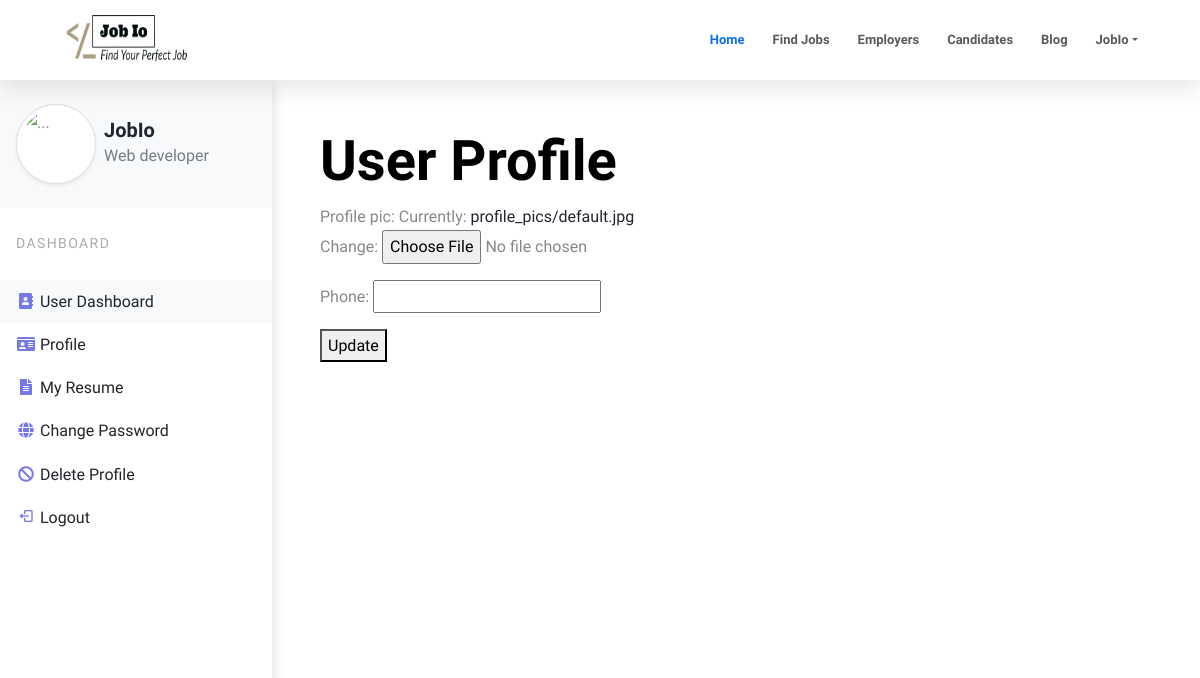
Page /accounts/my-profiles/4 (signed in) on the earlier database version.
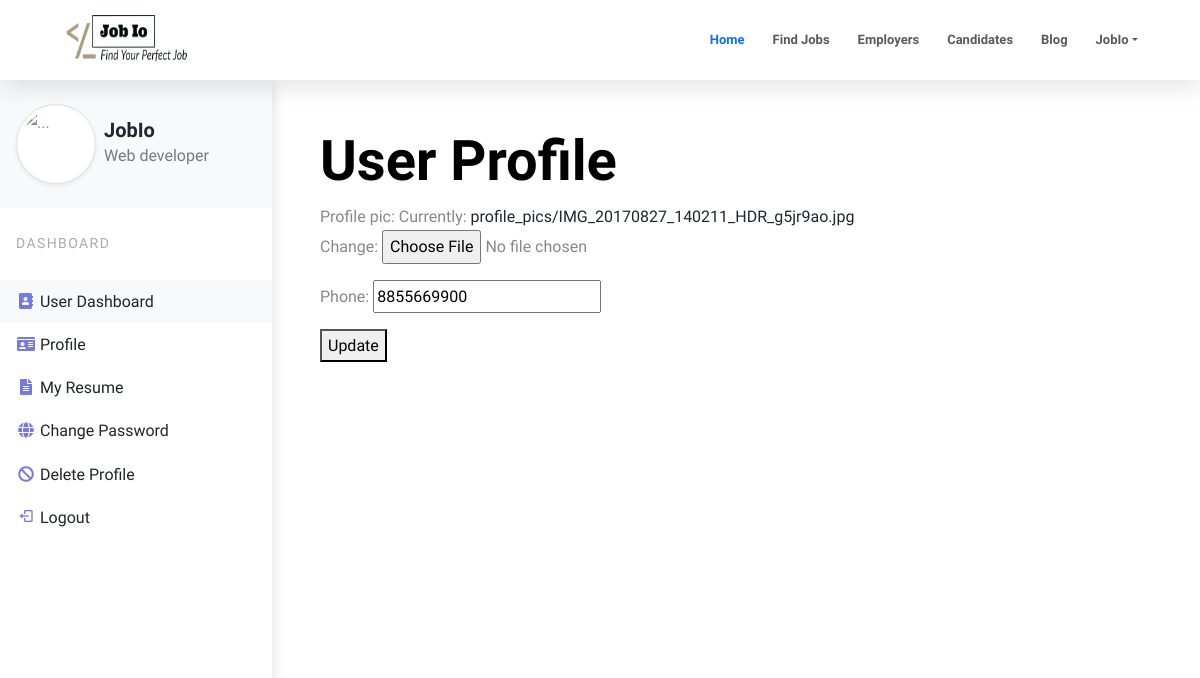
Same page on the later database version.
### accounts/models.py (models this page shows, shortened)
class EmployerProfile(models.Model):
    employer = models.OneToOneField(Employer, on_delete=models.CASCADE)
    profile_pic = models.ImageField(default='profile_pics/default.jpg', upload_to='profile_pics')
    phone_regex = RegexValidator( regex = r'^\d{10}$',message = "phone number should exactly be in 10 digits")
    phone = models.CharField(max_length=255, validators=[phone_regex], blank = True, null=True)

### accounts/views.py (the view)
# urls.py: path('my-profiles/<int:pk>', views.UpdateEmployerProfile.as_view(), name="profile-employer"),
class UpdateEmployerProfile(UpdateView):
    model = EmployerProfile
    form_class = UpdateEmployerProfileForm
    template_name = 'accounts/myemployerprofile.html'
    extra_context = {'login_form':AuthenticationForm, 'reg_form':EmployeeRegistrationForm, 'reg_employer_form':EmployerRegistrationForm}
    success_url = '/accounts/user-dashboard/'

### accounts/forms.py
class UpdateEmployerProfileForm(forms.ModelForm):
    class Meta:
        model = EmployerProfile
        fields = [
            'profile_pic',
            'phone',
        ]

### accounts/templatetags/custom_filters.py (called while the page is built)
def add_class(value, token):
    value.field.widget.attrs['class']=token
    return value

def add_placeholder(value, token):
    value.field.widget.attrs['placeholder']=token
    return value

### templates/accounts/myemployerprofile.html (shortened to what this page needs)
{% extends 'index.html' %}
{% load static %}
{% load custom_filters %}
{% block head %}
<link rel="stylesheet" href="{% static 'css/profile.css' %}">
{% endblock head %}
{% block content %}
<div class="vertical-nav bg-white" id="sidebar">
    <div class="py-4 px-3 mb-4 bg-light">
        <div class="media d-flex align-items-center">
            <img loading="lazy" src="{{ user.employerprofile.profile_pic.url }}" alt="..." width="80" height="80"
                class="mr-3 rounded-circle img-thumbnail shadow-sm">
            <div class="media-body">
                <h5 class="m-0 mx-2">{{user.name}}</h5>
                <p class="font-weight-normal text-muted mx-2 mb-0">Web developer</p>
            </div>
        </div>
    </div>
    <p class="text-gray font-weight-bold text-uppercase px-3 small pb-4 mb-0">Dashboard</p>
    <ul class="nav flex-column bg-white mb-0">
        <li class="nav-item">
            <a href="{% url 'user-dashboard' %}" class="nav-link text-dark bg-light">
                <i class="fa fa-address-book mr-3 text-primary fa-fw"></i>
                User Dashboard
            </a>
        </li>
        {% if request.user.type == "EMPLOYEE" %}
        <li class="nav-item">
            <a href="{% url 'profile-employee' user.employeeprofile.id%}" class="nav-link text-dark">
                <i class="fa fa-id-card mr-3 text-primary fa-fw"></i>
                Profile
            </a>
        </li>
        {% endif %}
        <li class="nav-item">
            <a href="#" class="nav-link text-dark">
                <i class="fas fa-file-alt mr-3 text-primary fa-fw"></i>
                My Resume
            </a>
        </li>
        <li class="nav-item">
            <a href="{% url 'update-password' %}" class="nav-link text-dark">
                <i class="fa fa-globe text-primary fa-fw"></i>
                Change Password
            </a>
        </li>
        <li class="nav-item">
            <a href="{% url 'delete-user' user.id%}" class="nav-link text-dark">
                <i class="fa fa-ban text-primary fa-fw"></i>
                Delete Profile
            </a>
        </li>
        <li class="nav-item">
            <a href="{% url 'logout' %}" class="nav-link text-dark">
                <i class='bx bx-log-out text-primary fa-fw'></i>
                logout
            </a>
        </li>
    </ul>
    <p class="text-gray font-weight-bold text-uppercase px-3 small py-4 mb-0"></p>
    <ul class="nav flex-column bg-white mb-0">
        <li class="nav-item">
            <a href="#" class="nav-link text-dark">
            </a>
        </li>
        <li class="nav-item">
            <a href="#" class="nav-link text-dark">
            </a>
        </li>
        <li class="nav-item">
            <a href="#" class="nav-link text-dark">
            </a>
        </li>
        <li class="nav-item">
            <a href="#" class="nav-link text-dark">
            </a>
        </li>
    </ul>
</div>
<div class="page-content p-5">
    <form action="{% url 'profile-employer' user.employerprofile.id %}" method="post" enctype="multipart/form-data">
        <h3 class="display-4 text-black">User Profile</h3>
        <p class="lead text-black mb-0">{{form.as_p}}
        </p>
        <button type="submit" class="btn-lg btn-primary">Update</button>
    </form>
</div>
{% endblock content %}

Differences in the rows shown:
changed EmployerProfile: phone (not shown) → "8855669900"
Other differences:
text no longer shown: "Profile pic: Currently: profile_pics/default.jpg Change: Phone:"
text now shown: "Profile pic: Currently: profile_pics/IMG_20170827_140211_HDR_g5jr9ao.jpg Change: Phone:"
